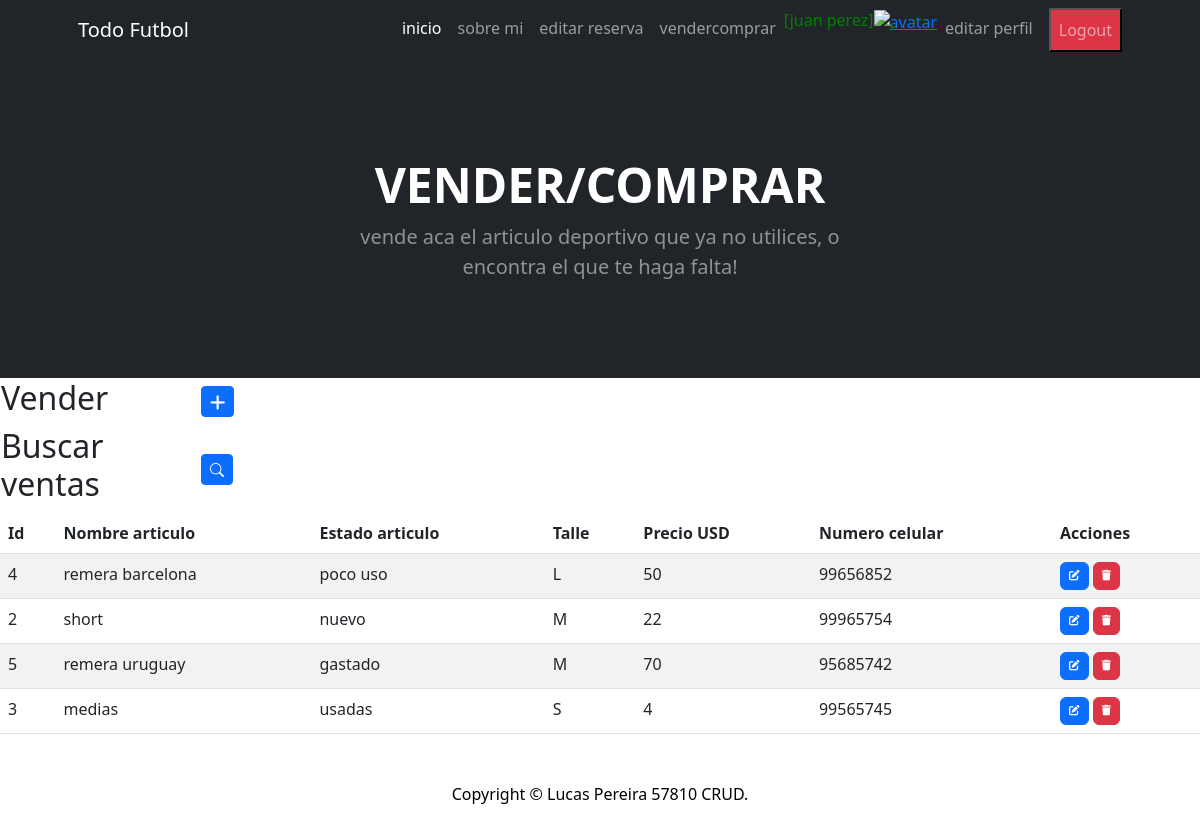
Page /vendercomprar/ (signed in) on the committed database.
### todo_futbol_app/models.py (models this page shows, shortened)
class VenderComprar(models.Model):
    nombre_articulo = models.CharField(max_length=40)
    estado_articulo = models.CharField(max_length=10)
    talle = models.CharField(max_length=10)
    precio = models.IntegerField()
    numero_celular = models.IntegerField()
    class Meta:
        verbose_name = "vender/comprar"
        verbose_name_plural = "vender/comprar"
        ordering = ["talle","precio"]

### todo_futbol_app/views.py (the view)
# urls.py: path('vendercomprar/', vendercomprarList.as_view(), name = "vendercomprar"),
class vendercomprarList (LoginRequiredMixin, ListView):
    model = VenderComprar
    context_object_name = 'vendercomprar'

### todo_futbol_app/templates/todo_futbol_app/vendercomprar_list.html (shortened to what this page needs)
{% extends 'todo_futbol_app/index.html' %}
{% block titulo %}
<h1 class="display-5 fw-bolder text-white mb-2">VENDER/COMPRAR</h1>
<p class="lead text-white-50 mb-4">vende aca el articulo deportivo que ya no utilices, o encontra el que te haga falta!</p>
{% endblock titulo %}
{% block contenido %}
<table>
    <tr>
        <td width="200"><h2>Vender</h2></td>
        <td>
            <a
            href="{% url 'vendercomprarCreate' %}"
            class="btn btn-primary btn-sm"
            >
            </a>
        </td>
    </tr>
</table>
<table>
    <tr>
        <td width="200"><h2>Buscar ventas</h2></td>
        <td>
            <a
            href="{% url 'buscarVC' %}"
            class="btn btn-primary btn-sm"
            ><i class="bi bi-search" title="Buscar"> </i>
            </a>
        </td>
    </tr>
</table>
<table class="table table-striped">
<thead>
    <tr>
        <th>Id</th>
        <th>Nombre articulo</th>
        <th>Estado articulo</th>
        <th>Talle</th>
        <th>Precio USD</th>
        <th>Numero celular</th>
        <th>Acciones</th>
    </tr>
</thead>
<tbody>
{% for c in vendercomprar %}
    <tr>
        <td>{{c.id}}</td>
        <td>{{c.nombre_articulo}}</td>
        <td>{{c.estado_articulo}}</td>
        <td>{{c.talle}}</td>
        <td>{{c.precio}}</td>
        <td>{{c.numero_celular}}</td>
        <td>
            <a
              href="{% url 'vendercomprarUpdate' c.id %}"
              class="btn btn-primary"
              style="--bs-btn-padding-y: .25rem; --bs-btn-padding-x: .5rem; --bs-btn-font-size: .75rem;"
              >
            </a>
            <a
              href="{% url 'vendercomprarDelete' c.id %}"
              class="btn btn-danger"
              style="--bs-btn-padding-y: .25rem; --bs-btn-padding-x: .5rem; --bs-btn-font-size: .75rem;"
              >
            </a>
        </td>
    </tr>
{% endfor %}
</tbody>
</table>
{% endblock contenido %}

### todo_futbol_app/templates/todo_futbol_app/index.html (shortened to what this page needs)
<!DOCTYPE html>
<html lang="en">
    <head>
        {% load static %}
        <link href="https://cdn.jsdelivr.net/npm/bootstrap-icons@1.4.1/font/bootstrap-icons.css" rel="stylesheet" />
        <link href="{% static 'css/styles.css' %}" rel="stylesheet" />
        <link rel="stylesheet" href="https://cdnjs.cloudflare.com/ajax/libs/font-awesome/6.4.0/css/all.min.css">
    </head>
    <body>
        <nav class="navbar navbar-expand-lg navbar-dark bg-dark">
            <div class="container px-5">
                <a class="navbar-brand" href="#!">Todo Futbol</a>
                <div class="collapse navbar-collapse" id="navbarSupportedContent">
                    <ul class="navbar-nav ms-auto mb-2 mb-lg-0">
                        <li class="nav-item"><a class="nav-link active" aria-current="page" href="{% url 'home' %}">inicio</a></li>
                    {% if user.is_authenticated %}
                        <li class="nav-item"><a class="nav-link" href="{% url 'sobremi' %}">sobre mi</a></li>
                        <li class="nav-item"><a class="nav-link" href="{% url 'contacto' %}">editar reserva</a></li>
                        <li class="nav-item"><a class="nav-link" href="{% url 'vendercomprar' %}">vendercomprar</a></li>
                        <p style="color:green"> [{{ user.first_name }} {{ user.last_name }}]</p>
                        <div class="text-center">
                            <a href="{% url 'agregar_avatar' %}"><img src="{{ request.session.avatar}}" height="40px" weight="40px" alt="avatar"></a>
                        </div>
                        <li class="nav-item"><a class="nav-link" href="{% url 'profile' %}">editar perfil</a></li>
                        <form method="post" action="{% url 'logout' %}">
                            <button type="submit" class="nav-link bg-danger ms-2">Logout</button>
                        </form>
                    {% else %}
                        <li class="nav-item"><a class="nav-link" href="{% url 'login' %}">iniciar sesion</a></li>
                        <form method="post" action="{% url 'registro' %}">
                            {% csrf_token %}
                            <button type="submit" class="nav-link bg-danger ms-2">Registrarme</button>
                        </form>
                    {% endif %}
                    </ul>
                </div>
            </div>
        </nav>
        <header class="bg-dark py-5">
            <div class="container px-5">
                <div class="row gx-5 justify-content-center">
                    <div class="col-lg-6">
                        <div class="text-center my-5">
                            {% block titulo %}{% endblock titulo %}
                            </div>
                        </div>
                    </div>
                </div>
        </header>
        {% block contenido %}
        {% endblock contenido %}
        <div class="container px-5"><p class="m-5 text-center text-black">Copyright &copy; Lucas Pereira 57810  CRUD.</p></div>
    </body>
</html>

### rows in the picture
VenderComprar: id "4", nombre_articulo "remera barcelona", estado_articulo "poco uso", talle "L", precio "50", numero_celular "99656852"
VenderComprar: id "2", nombre_articulo "short", estado_articulo "nuevo", talle "M", precio "22", numero_celular "99965754"
VenderComprar: id "5", nombre_articulo "remera uruguay", estado_articulo "gastado", talle "M", precio "70", numero_celular "95685742"
VenderComprar: id "3", nombre_articulo "medias", estado_articulo "usadas", talle "S", precio "4", numero_celular "99565745"

### other values in the picture
{{ user.first_name }} "juan"
{{ user.last_name }} "perez"
